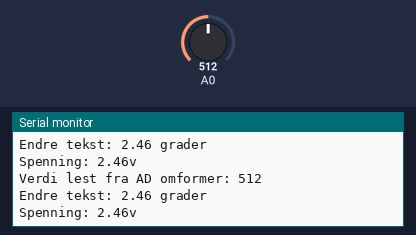
The sketch below on a simulated Arduino Uno, built with avr-gcc and run on an emulated ATmega328P. Shown: the last lines printed to the serial monitor. The test bench sets the inputs (shaded band); at power-on: A0 = 512.

Above: at 1.8 s.
1.9 s: A0 set to 716
At 2.9 s:
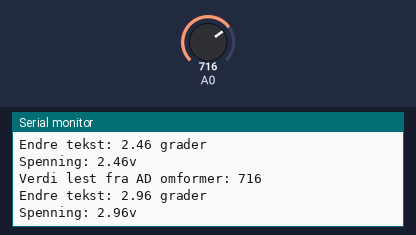
3.4 s: A0 set to 900
At 4.7 s:
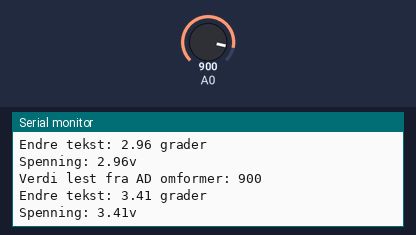
Timing chart, 0 to 6.4 s (numbered marks = the images above; inputs shaded):
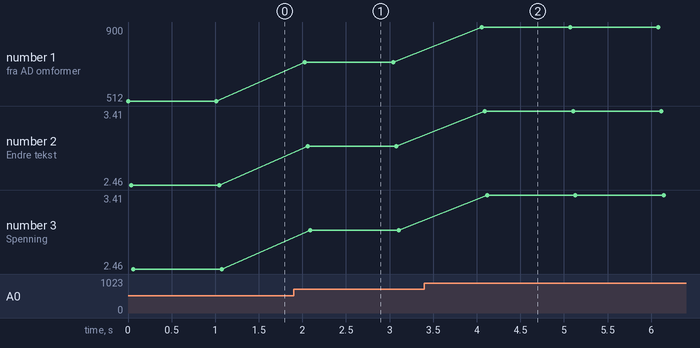

The sketch:

Termometer.ino
```cpp
int highValueFromADconverter = 642;
int lowValueFromADconverter = 462;

int highReferenceVoltage = 278; // 278 betyr 2,78V
int lowReferenceVoltage = 234;

int highReferenceTemperature = 223; // 223 betyr 22,3 grader
int lowReferenceTemperature = 100; // 100 betyr 10,0 grader

void setup() {
  // Denne trenger vi for å få data tilbake til pc’en på serial monitor
  Serial.begin(9600);
}
void loop() {
  // Les analog verdi fra Analog Inngangsport A0
  int valueFromADConverter= analogRead(A0);
  // Skriv analog verdien til serieporten

  float temperature = map(valueFromADConverter, lowValueFromADconverter, highValueFromADconverter, lowReferenceTemperature, highReferenceTemperature)/(float)(10);
  float voltage = map(valueFromADConverter, lowValueFromADconverter, highValueFromADconverter, lowReferenceVoltage, highReferenceVoltage)/(float)100;

  Serial.println("Verdi lest fra AD omformer: "  + String(valueFromADConverter));
  Serial.println("Endre tekst: " + String(voltage) + " grader");
  Serial.println("Spenning: " + String(voltage) + "v");
  Serial.println();

  // Vent litt før du leser den neste verdien (valgfritt)
  delay(1000);
}
```

Measured:
- after the input at 1.9 s, the serial monitor: prints a new line after 0.13 s (image 1)
- after the input at 3.4 s, the serial monitor: prints a new line after 0.66 s (image 2)
- plotted number 1: 512 → 716 after the input at 1.9 s, 716 → 900 after the input at 3.4 s
- plotted number 2: 2.46 → 2.96 after the input at 1.9 s, 2.96 → 3.41 after the input at 3.4 s
- plotted number 3: 2.46 → 2.96 after the input at 1.9 s, 2.96 → 3.41 after the input at 3.4 s
